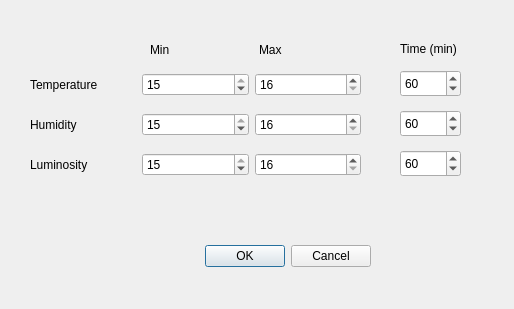
<?xml version="1.0" encoding="UTF-8"?>
<ui version="4.0">
 <class>ThresholdSetupDialog</class>
 <widget class="QDialog" name="ThresholdSetupDialog">
  <property name="geometry">
   <rect>
    <x>0</x>
    <y>0</y>
    <width>514</width>
    <height>309</height>
   </rect>
  </property>
  <property name="windowTitle">
   <string>Setup Thresholds</string>
  </property>
  <widget class="QDialogButtonBox" name="buttonBox">
   <property name="geometry">
    <rect>
     <x>30</x>
     <y>240</y>
     <width>341</width>
     <height>32</height>
    </rect>
   </property>
   <property name="orientation">
    <enum>Qt::Horizontal</enum>
   </property>
   <property name="standardButtons">
    <set>QDialogButtonBox::Cancel|QDialogButtonBox::Ok</set>
   </property>
  </widget>
  <widget class="QWidget" name="layoutWidget">
   <property name="geometry">
    <rect>
     <x>150</x>
     <y>40</y>
     <width>211</width>
     <height>20</height>
    </rect>
   </property>
   <layout class="QHBoxLayout" name="horizontalLayout_3">
    <item>
     <widget class="QLabel" name="lblTempMin">
      <property name="text">
       <string>Min</string>
      </property>
     </widget>
    </item>
    <item>
     <widget class="QLabel" name="lblTempMax">
      <property name="text">
       <string>Max</string>
      </property>
     </widget>
    </item>
   </layout>
  </widget>
  <widget class="QWidget" name="layoutWidget_2">
   <property name="geometry">
    <rect>
     <x>30</x>
     <y>110</y>
     <width>331</width>
     <height>29</height>
    </rect>
   </property>
   <layout class="QHBoxLayout" name="horizontalLayout_2">
    <item>
     <widget class="QLabel" name="lblHumidity">
      <property name="text">
       <string>Humidity</string>
      </property>
     </widget>
    </item>
    <item>
     <widget class="QSpinBox" name="spinBoxHumMin">
      <property name="minimum">
       <number>5</number>
      </property>
      <property name="maximum">
       <number>15</number>
      </property>
      <property name="value">
       <number>15</number>
      </property>
     </widget>
    </item>
    <item>
     <widget class="QSpinBox" name="spinBoxHumMax">
      <property name="minimum">
       <number>16</number>
      </property>
      <property name="maximum">
       <number>35</number>
      </property>
     </widget>
    </item>
   </layout>
  </widget>
  <widget class="QWidget" name="layoutWidget_3">
   <property name="geometry">
    <rect>
     <x>30</x>
     <y>70</y>
     <width>331</width>
     <height>29</height>
    </rect>
   </property>
   <layout class="QHBoxLayout" name="horizontalLayout">
    <item>
     <widget class="QLabel" name="lblTemperature">
      <property name="text">
       <string>Temperature</string>
      </property>
     </widget>
    </item>
    <item>
     <widget class="QSpinBox" name="spinBoxTempMin">
      <property name="minimum">
       <number>5</number>
      </property>
      <property name="maximum">
       <number>15</number>
      </property>
      <property name="value">
       <number>15</number>
      </property>
     </widget>
    </item>
    <item>
     <widget class="QSpinBox" name="spinBoxTempMax">
      <property name="minimum">
       <number>16</number>
      </property>
      <property name="maximum">
       <number>35</number>
      </property>
     </widget>
    </item>
   </layout>
  </widget>
  <widget class="QWidget" name="layoutWidget_4">
   <property name="geometry">
    <rect>
     <x>30</x>
     <y>150</y>
     <width>331</width>
     <height>29</height>
    </rect>
   </property>
   <layout class="QHBoxLayout" name="horizontalLayout_4">
    <item>
     <widget class="QLabel" name="lblLuminosity">
      <property name="text">
       <string>Luminosity</string>
      </property>
     </widget>
    </item>
    <item>
     <widget class="QSpinBox" name="spinBoxLumMin">
      <property name="minimum">
       <number>5</number>
      </property>
      <property name="maximum">
       <number>15</number>
      </property>
      <property name="value">
       <number>15</number>
      </property>
     </widget>
    </item>
    <item>
     <widget class="QSpinBox" name="spinBoxLumMax">
      <property name="minimum">
       <number>16</number>
      </property>
      <property name="maximum">
       <number>35</number>
      </property>
     </widget>
    </item>
   </layout>
  </widget>
  <widget class="QLabel" name="lblTIme">
   <property name="geometry">
    <rect>
     <x>400</x>
     <y>40</y>
     <width>81</width>
     <height>17</height>
    </rect>
   </property>
   <property name="text">
    <string>Time (min)</string>
   </property>
  </widget>
  <widget class="QSpinBox" name="spinBoxTempTime">
   <property name="geometry">
    <rect>
     <x>400</x>
     <y>70</y>
     <width>61</width>
     <height>27</height>
    </rect>
   </property>
   <property name="minimum">
    <number>1</number>
   </property>
   <property name="maximum">
    <number>120</number>
   </property>
   <property name="value">
    <number>60</number>
   </property>
  </widget>
  <widget class="QSpinBox" name="spinBoxHumTime">
   <property name="geometry">
    <rect>
     <x>400</x>
     <y>110</y>
     <width>61</width>
     <height>27</height>
    </rect>
   </property>
   <property name="minimum">
    <number>1</number>
   </property>
   <property name="maximum">
    <number>120</number>
   </property>
   <property name="value">
    <number>60</number>
   </property>
  </widget>
  <widget class="QSpinBox" name="spinBoxLumTime">
   <property name="geometry">
    <rect>
     <x>400</x>
     <y>150</y>
     <width>61</width>
     <height>27</height>
    </rect>
   </property>
   <property name="minimum">
    <number>1</number>
   </property>
   <property name="maximum">
    <number>120</number>
   </property>
   <property name="value">
    <number>60</number>
   </property>
  </widget>
 </widget>
 <resources/>
 <connections>
  <connection>
   <sender>buttonBox</sender>
   <signal>accepted()</signal>
   <receiver>ThresholdSetupDialog</receiver>
   <slot>accept()</slot>
   <hints>
    <hint type="sourcelabel">
     <x>248</x>
     <y>254</y>
    </hint>
    <hint type="destinationlabel">
     <x>157</x>
     <y>274</y>
    </hint>
   </hints>
  </connection>
  <connection>
   <sender>buttonBox</sender>
   <signal>rejected()</signal>
   <receiver>ThresholdSetupDialog</receiver>
   <slot>reject()</slot>
   <hints>
    <hint type="sourcelabel">
     <x>316</x>
     <y>260</y>
    </hint>
    <hint type="destinationlabel">
     <x>286</x>
     <y>274</y>
    </hint>
   </hints>
  </connection>
 </connections>
</ui>
